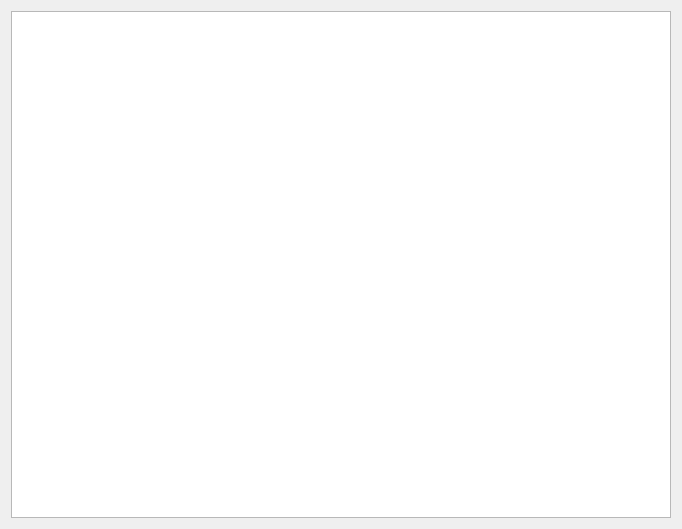
<?xml version="1.0" encoding="UTF-8"?>
<ui version="4.0">
 <class>OnlineUserForm</class>
 <widget class="QWidget" name="OnlineUserForm">
  <property name="geometry">
   <rect>
    <x>0</x>
    <y>0</y>
    <width>682</width>
    <height>529</height>
   </rect>
  </property>
  <property name="windowTitle">
   <string>Form</string>
  </property>
  <layout class="QHBoxLayout" name="horizontalLayout">
   <item>
    <widget class="QListWidget" name="onlineUserLW"/>
   </item>
  </layout>
 </widget>
 <resources/>
 <connections/>
</ui>
